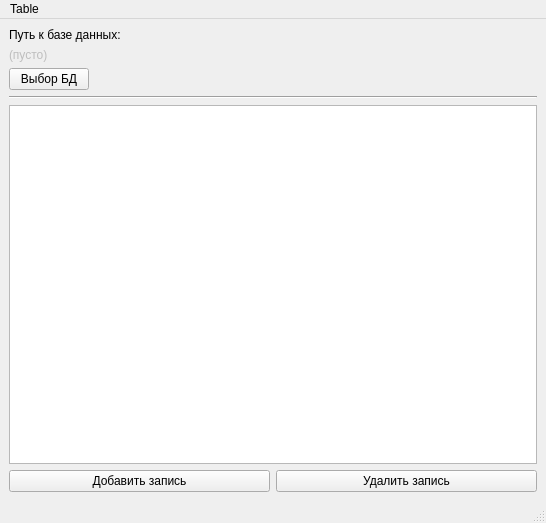
<?xml version="1.0" encoding="UTF-8"?>
<ui version="4.0">
 <class>MainWindow</class>
 <widget class="QMainWindow" name="MainWindow">
  <property name="geometry">
   <rect>
    <x>0</x>
    <y>0</y>
    <width>546</width>
    <height>523</height>
   </rect>
  </property>
  <property name="minimumSize">
   <size>
    <width>100</width>
    <height>100</height>
   </size>
  </property>
  <property name="windowTitle">
   <string>MainWindow</string>
  </property>
  <widget class="QWidget" name="centralwidget">
   <layout class="QVBoxLayout" name="verticalLayout">
    <item>
     <widget class="QLabel" name="label">
      <property name="text">
       <string>Путь к базе данных:</string>
      </property>
     </widget>
    </item>
    <item>
     <widget class="QLabel" name="label_2">
      <property name="enabled">
       <bool>false</bool>
      </property>
      <property name="text">
       <string>(пусто)</string>
      </property>
     </widget>
    </item>
    <item>
     <widget class="QPushButton" name="get_db_button">
      <property name="sizePolicy">
       <sizepolicy hsizetype="Fixed" vsizetype="Fixed">
        <horstretch>0</horstretch>
        <verstretch>0</verstretch>
       </sizepolicy>
      </property>
      <property name="minimumSize">
       <size>
        <width>25</width>
        <height>10</height>
       </size>
      </property>
      <property name="text">
       <string>Выбор БД</string>
      </property>
     </widget>
    </item>
    <item>
     <layout class="QVBoxLayout" name="verticalLayout_2"/>
    </item>
    <item>
     <widget class="Line" name="line">
      <property name="orientation">
       <enum>Qt::Horizontal</enum>
      </property>
     </widget>
    </item>
    <item>
     <widget class="QTableView" name="tableView">
      <property name="cursor" stdset="0">
       <cursorShape>IBeamCursor</cursorShape>
      </property>
      <property name="editTriggers">
       <set>QAbstractItemView::AllEditTriggers</set>
      </property>
      <property name="dragDropMode">
       <enum>QAbstractItemView::DragDrop</enum>
      </property>
      <attribute name="horizontalHeaderCascadingSectionResizes">
       <bool>true</bool>
      </attribute>
     </widget>
    </item>
    <item>
     <layout class="QHBoxLayout" name="horizontalLayout_3">
      <item>
       <widget class="QPushButton" name="addButton">
        <property name="text">
         <string>Добавить запись</string>
        </property>
       </widget>
      </item>
      <item>
       <widget class="QPushButton" name="delButton">
        <property name="text">
         <string>Удалить запись</string>
        </property>
       </widget>
      </item>
     </layout>
    </item>
   </layout>
  </widget>
  <widget class="QStatusBar" name="statusbar"/>
  <widget class="QMenuBar" name="menuBar">
   <property name="geometry">
    <rect>
     <x>0</x>
     <y>0</y>
     <width>546</width>
     <height>21</height>
    </rect>
   </property>
   <widget class="QMenu" name="menuTable">
    <property name="title">
     <string>Table</string>
    </property>
    <addaction name="actionCategories"/>
    <addaction name="actionEmployees"/>
    <addaction name="actionGoods"/>
    <addaction name="actionPositions"/>
    <addaction name="actionUnits"/>
    <addaction name="actionVendors"/>
   </widget>
   <addaction name="menuTable"/>
  </widget>
  <action name="actionCategories">
   <property name="enabled">
    <bool>false</bool>
   </property>
   <property name="text">
    <string>Categories</string>
   </property>
  </action>
  <action name="actionEmployees">
   <property name="enabled">
    <bool>false</bool>
   </property>
   <property name="text">
    <string>Employees</string>
   </property>
  </action>
  <action name="actionGoods">
   <property name="enabled">
    <bool>false</bool>
   </property>
   <property name="text">
    <string>Goods</string>
   </property>
  </action>
  <action name="actionPositions">
   <property name="enabled">
    <bool>false</bool>
   </property>
   <property name="text">
    <string>Positions</string>
   </property>
  </action>
  <action name="actionUnits">
   <property name="enabled">
    <bool>false</bool>
   </property>
   <property name="text">
    <string>Units</string>
   </property>
  </action>
  <action name="actionVendors">
   <property name="enabled">
    <bool>false</bool>
   </property>
   <property name="text">
    <string>Vendors</string>
   </property>
  </action>
 </widget>
 <resources/>
 <connections/>
</ui>
